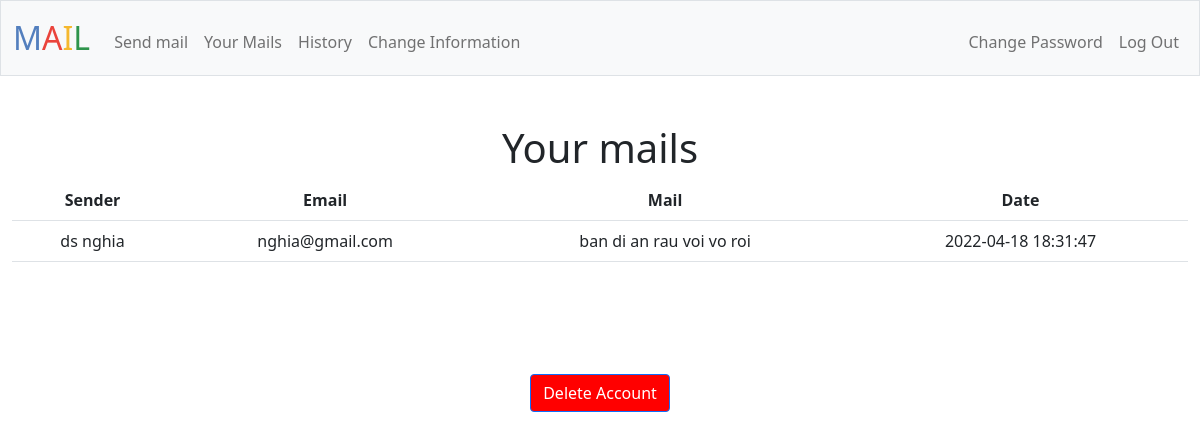
Screenshot of /mail (signed in) with the database file from the repository.
### tables this page shows
CREATE TABLE mail_box (id INTEGER PRIMARY KEY AUTOINCREMENT NOT NULL, 
sender_id INTEGER NOT NULL, receiver_id INTEGER NOT NULL, 
sender TEXT NOT NULL, receiver TEXT NOT NULL, 
date TIMESTAMP NOT NULL, mail TEXT NOT NULL);

CREATE TABLE informations (user_id INTEGER NOT NULL, name TEXT NOT NULL, birth TEXT, place TEXT, number TEXT, email TEXT NOT NULL UNIQUE);

### app.py (the view)
@app.route("/mail")
@login_required
def mail():
    user_id = session['user_id']
    mails_received = db.execute("SELECT * FROM mail_box WHERE receiver_id = ?", user_id)
    mails = []
    for row in mails_received:
        value = {}
        value['sender'] = row['sender']
        value['email'] = db.execute("SELECT email FROM informations WHERE user_id = ?", row['sender_id'])[0]['email']
        value['mail'] = row['mail']
        value['date'] = row['date']
        mails.append(value)
    return render_template("mail.html", mails=mails)

### app.py (called while the page is built)
@app.after_request
def after_request(response):
    response.headers["Cache-Control"] = "no-cache, no-store, must-revalidate"
    response.headers["Expires"] = 0
    response.headers["Pragma"] = "no-cache"
    return response

### helpers.py (called while the page is built)
def login_required(f):
    @wraps(f)
    def decorated_function(*args, **kwargs):
        if session.get("user_id") is None:
            return redirect("/login")
        return f(*args, **kwargs)
    return decorated_function

### templates/mail.html (shortened to what this page needs)
{% extends "layout.html" %}
{% block main %}
    <h1>Your mails</h1>
    <table class="table">
        <tr>
            <th scope="col">Sender</th>
            <th scope="col">Email</th>
            <th scope="col">Mail</th>
            <th scope="col">Date</th>
        </tr>
        {% for value in mails %}
        <tr>
            <td>{{ value['sender'] }}</td>
            <td>{{ value['email'] }}</td>
            <td>{{ value['mail'] }}</td>
            <td>{{ value['date'] }}</td>
        </tr>
        {% endfor %}
    </table>
{% endblock %}

### rows the page displays
mail_box: sender "ds nghia", mail "ban di an rau voi vo roi", date "2022-04-18 18:31:47"
informations: email "nghia@gmail.com"
